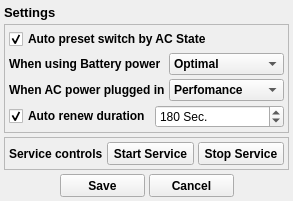
<?xml version="1.0" encoding="UTF-8"?>
<ui version="4.0">
 <class>RyzenAdjGuiSettings</class>
 <widget class="QWidget" name="RyzenAdjGuiSettings">
  <property name="geometry">
   <rect>
    <x>0</x>
    <y>0</y>
    <width>293</width>
    <height>201</height>
   </rect>
  </property>
  <property name="windowTitle">
   <string>Form</string>
  </property>
  <layout class="QVBoxLayout" name="verticalLayout">
   <property name="spacing">
    <number>4</number>
   </property>
   <property name="leftMargin">
    <number>4</number>
   </property>
   <property name="topMargin">
    <number>4</number>
   </property>
   <property name="rightMargin">
    <number>4</number>
   </property>
   <property name="bottomMargin">
    <number>4</number>
   </property>
   <item>
    <widget class="QLabel" name="label_4">
     <property name="font">
      <font>
       <pointsize>10</pointsize>
       <weight>75</weight>
       <bold>true</bold>
      </font>
     </property>
     <property name="text">
      <string>Settings</string>
     </property>
    </widget>
   </item>
   <item>
    <widget class="QFrame" name="frame">
     <property name="frameShape">
      <enum>QFrame::StyledPanel</enum>
     </property>
     <property name="frameShadow">
      <enum>QFrame::Plain</enum>
     </property>
     <layout class="QVBoxLayout" name="verticalLayout_2">
      <property name="spacing">
       <number>4</number>
      </property>
      <property name="leftMargin">
       <number>4</number>
      </property>
      <property name="topMargin">
       <number>4</number>
      </property>
      <property name="rightMargin">
       <number>4</number>
      </property>
      <property name="bottomMargin">
       <number>4</number>
      </property>
      <item>
       <widget class="QCheckBox" name="autoPresetSwitchCheckBox">
        <property name="font">
         <font>
          <weight>75</weight>
          <bold>true</bold>
         </font>
        </property>
        <property name="text">
         <string>Auto preset switch by AC State</string>
        </property>
        <property name="checked">
         <bool>true</bool>
        </property>
       </widget>
      </item>
      <item>
       <layout class="QHBoxLayout" name="horizontalLayout_3">
        <item>
         <widget class="QLabel" name="label_2">
          <property name="font">
           <font>
            <weight>75</weight>
            <bold>true</bold>
           </font>
          </property>
          <property name="text">
           <string>When using Battery power</string>
          </property>
         </widget>
        </item>
        <item>
         <widget class="QComboBox" name="dcStateComboBox">
          <property name="sizePolicy">
           <sizepolicy hsizetype="Fixed" vsizetype="Fixed">
            <horstretch>0</horstretch>
            <verstretch>0</verstretch>
           </sizepolicy>
          </property>
          <property name="minimumSize">
           <size>
            <width>110</width>
            <height>20</height>
           </size>
          </property>
          <property name="font">
           <font>
            <weight>75</weight>
            <bold>true</bold>
           </font>
          </property>
          <property name="currentIndex">
           <number>1</number>
          </property>
          <item>
           <property name="text">
            <string>Battery Saving</string>
           </property>
          </item>
          <item>
           <property name="text">
            <string>Optimal</string>
           </property>
          </item>
          <item>
           <property name="text">
            <string>Perfomance</string>
           </property>
          </item>
          <item>
           <property name="text">
            <string>Extreme</string>
           </property>
          </item>
         </widget>
        </item>
       </layout>
      </item>
      <item>
       <layout class="QHBoxLayout" name="horizontalLayout_4">
        <item>
         <widget class="QLabel" name="label_3">
          <property name="font">
           <font>
            <weight>75</weight>
            <bold>true</bold>
           </font>
          </property>
          <property name="text">
           <string>When AC power plugged in</string>
          </property>
         </widget>
        </item>
        <item>
         <widget class="QComboBox" name="acStateComboBox">
          <property name="sizePolicy">
           <sizepolicy hsizetype="Fixed" vsizetype="Fixed">
            <horstretch>0</horstretch>
            <verstretch>0</verstretch>
           </sizepolicy>
          </property>
          <property name="minimumSize">
           <size>
            <width>110</width>
            <height>20</height>
           </size>
          </property>
          <property name="font">
           <font>
            <weight>75</weight>
            <bold>true</bold>
           </font>
          </property>
          <property name="currentIndex">
           <number>2</number>
          </property>
          <item>
           <property name="text">
            <string>Battery Saving</string>
           </property>
          </item>
          <item>
           <property name="text">
            <string>Optimal</string>
           </property>
          </item>
          <item>
           <property name="text">
            <string>Perfomance</string>
           </property>
          </item>
          <item>
           <property name="text">
            <string>Extreme</string>
           </property>
          </item>
         </widget>
        </item>
       </layout>
      </item>
      <item>
       <layout class="QHBoxLayout" name="horizontalLayout_5">
        <item>
         <widget class="QCheckBox" name="autoPresetApplyDurationCheckBox">
          <property name="font">
           <font>
            <weight>75</weight>
            <bold>true</bold>
           </font>
          </property>
          <property name="text">
           <string>Auto renew duration</string>
          </property>
          <property name="checked">
           <bool>true</bool>
          </property>
         </widget>
        </item>
        <item>
         <widget class="QSpinBox" name="autoPresetApplyDurationSpinBox">
          <property name="suffix">
           <string> Sec.</string>
          </property>
          <property name="minimum">
           <number>10</number>
          </property>
          <property name="maximum">
           <number>3600</number>
          </property>
          <property name="singleStep">
           <number>10</number>
          </property>
          <property name="value">
           <number>180</number>
          </property>
         </widget>
        </item>
       </layout>
      </item>
     </layout>
    </widget>
   </item>
   <item>
    <widget class="QFrame" name="frame_2">
     <property name="frameShape">
      <enum>QFrame::StyledPanel</enum>
     </property>
     <property name="frameShadow">
      <enum>QFrame::Plain</enum>
     </property>
     <layout class="QVBoxLayout" name="verticalLayout_3">
      <property name="spacing">
       <number>4</number>
      </property>
      <property name="leftMargin">
       <number>4</number>
      </property>
      <property name="topMargin">
       <number>4</number>
      </property>
      <property name="rightMargin">
       <number>4</number>
      </property>
      <property name="bottomMargin">
       <number>4</number>
      </property>
      <item>
       <layout class="QHBoxLayout" name="horizontalLayout">
        <item>
         <widget class="QLabel" name="label">
          <property name="font">
           <font>
            <weight>75</weight>
            <bold>true</bold>
           </font>
          </property>
          <property name="text">
           <string>Service controls</string>
          </property>
         </widget>
        </item>
        <item>
         <widget class="QPushButton" name="sStartPushButton">
          <property name="minimumSize">
           <size>
            <width>85</width>
            <height>23</height>
           </size>
          </property>
          <property name="font">
           <font>
            <weight>75</weight>
            <bold>true</bold>
           </font>
          </property>
          <property name="styleSheet">
           <string notr="true"/>
          </property>
          <property name="text">
           <string>Start Service</string>
          </property>
          <property name="flat">
           <bool>false</bool>
          </property>
         </widget>
        </item>
        <item>
         <widget class="QPushButton" name="sStopPushButton">
          <property name="minimumSize">
           <size>
            <width>85</width>
            <height>23</height>
           </size>
          </property>
          <property name="font">
           <font>
            <weight>75</weight>
            <bold>true</bold>
           </font>
          </property>
          <property name="styleSheet">
           <string notr="true"/>
          </property>
          <property name="text">
           <string>Stop Service</string>
          </property>
          <property name="flat">
           <bool>false</bool>
          </property>
         </widget>
        </item>
       </layout>
      </item>
     </layout>
    </widget>
   </item>
   <item>
    <layout class="QHBoxLayout" name="horizontalLayout_6">
     <item>
      <spacer name="horizontalSpacer">
       <property name="orientation">
        <enum>Qt::Horizontal</enum>
       </property>
       <property name="sizeHint" stdset="0">
        <size>
         <width>40</width>
         <height>20</height>
        </size>
       </property>
      </spacer>
     </item>
     <item>
      <widget class="QPushButton" name="savePushButton">
       <property name="minimumSize">
        <size>
         <width>85</width>
         <height>23</height>
        </size>
       </property>
       <property name="font">
        <font>
         <weight>75</weight>
         <bold>true</bold>
        </font>
       </property>
       <property name="styleSheet">
        <string notr="true"/>
       </property>
       <property name="text">
        <string>Save</string>
       </property>
       <property name="flat">
        <bool>false</bool>
       </property>
      </widget>
     </item>
     <item>
      <widget class="QPushButton" name="cancelPushButton">
       <property name="minimumSize">
        <size>
         <width>85</width>
         <height>23</height>
        </size>
       </property>
       <property name="font">
        <font>
         <weight>75</weight>
         <bold>true</bold>
        </font>
       </property>
       <property name="styleSheet">
        <string notr="true"/>
       </property>
       <property name="text">
        <string>Cancel</string>
       </property>
       <property name="flat">
        <bool>false</bool>
       </property>
      </widget>
     </item>
     <item>
      <spacer name="horizontalSpacer_2">
       <property name="orientation">
        <enum>Qt::Horizontal</enum>
       </property>
       <property name="sizeHint" stdset="0">
        <size>
         <width>40</width>
         <height>20</height>
        </size>
       </property>
      </spacer>
     </item>
    </layout>
   </item>
  </layout>
 </widget>
 <resources/>
 <connections/>
</ui>
